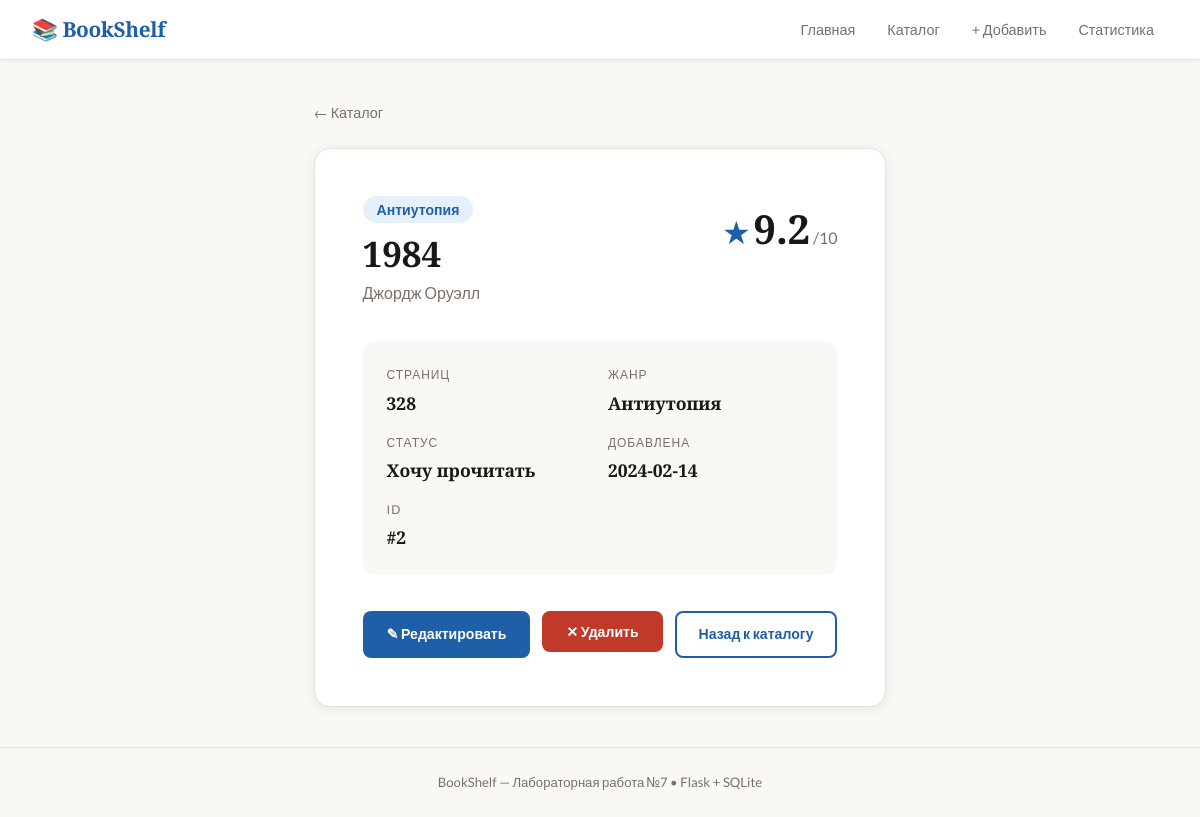
The page /books/2 on the database its author committed.
### tables this page shows
CREATE TABLE books (
                id INTEGER PRIMARY KEY AUTOINCREMENT,
                title TEXT NOT NULL,
                author TEXT NOT NULL,
                genre TEXT NOT NULL,
                pages INTEGER NOT NULL,
                rating REAL NOT NULL,
                created_at TEXT NOT NULL
            , status TEXT NOT NULL DEFAULT 'Хочу прочитать', notes TEXT DEFAULT '');

### app.py (the view)
@app.route('/books/<int:book_id>')
def book_detail(book_id):
    with get_db() as conn:
        book = conn.execute('SELECT * FROM books WHERE id=?', (book_id,)).fetchone()
    if book is None:
        abort(404)
    return render_template('book_detail.html', book=book)

### app.py (called while the page is built)
def get_db():
    conn = sqlite3.connect(DB_PATH)
    conn.row_factory = sqlite3.Row
    return conn

### templates/book_detail.html (shortened to what this page needs)
{% extends "base.html" %}
{% block content %}
<div class="breadcrumb">
  <a href="{{ url_for('books') }}">← Каталог</a>
</div>
<div class="detail-card">
  <div class="detail-header">
    <div>
      <span class="badge badge-lg">{{ book.genre }}</span>
      <h1>{{ book.title }}</h1>
      <p class="detail-author">{{ book.author }}</p>
    </div>
    <div class="detail-rating">
      <span class="star">★</span>
      <span class="rating-num">{{ book.rating }}</span>
      <span class="rating-max">/10</span>
    </div>
  </div>
  <div class="detail-meta">
    <div class="meta-item">
      <span class="meta-label">Страниц</span>
      <span class="meta-value">{{ book.pages }}</span>
    </div>
    <div class="meta-item">
      <span class="meta-label">Жанр</span>
      <span class="meta-value">{{ book.genre }}</span>
    </div>
    <div class="meta-item">
      <span class="meta-label">Статус</span>
      <span class="meta-value">{{ book.status }}</span>
    </div>
    <div class="meta-item">
      <span class="meta-label">Добавлена</span>
      <span class="meta-value">{{ book.created_at }}</span>
    </div>
    <div class="meta-item">
      <span class="meta-label">ID</span>
      <span class="meta-value">#{{ book.id }}</span>
    </div>
  </div>
  <div class="detail-actions">
    <a href="{{ url_for('edit_book', book_id=book.id) }}" class="btn btn-primary">✎ Редактировать</a>
    <form method="post" action="{{ url_for('delete_book', book_id=book.id) }}"
          style="display:inline"
          onsubmit="return confirm('Удалить эту книгу?')">
      <button type="submit" class="btn btn-danger">✕ Удалить</button>
    </form>
    <a href="{{ url_for('books') }}" class="btn btn-outline">Назад к каталогу</a>
  </div>
</div>
{% endblock %}

### static/style.css (style rules this page uses)
:root { --bg: #faf8f4; --surface: #ffffff; --border: #e8e2d9; --text: #1a1714; --muted: #7a7067; --accent: #1f5fa7; --accent-light: #e6f0fb; --accent2: #2a5c8b; --high: #2d7a4f; --mid: #7a6b2d; --low: #7a2d2d; --font-display: 'Playfair Display', Georgia, serif; --font-body: 'Lato', 'Helvetica Neue', sans-serif; --radius: 8px; --shadow: 0 2px 12px rgba(0,0,0,0.08); }
*, *::before, *::after { box-sizing: border-box; margin: 0; padding: 0; }
body { background: var(--bg); color: var(--text); font-family: var(--font-body); font-size: 15px; line-height: 1.6; min-height: 100vh; display: flex; flex-direction: column; }
.btn { display: inline-block; padding: 10px 22px; border-radius: var(--radius); font-family: var(--font-body); font-size: 0.88rem; font-weight: 700; cursor: pointer; border: 2px solid transparent; text-decoration: none; transition: all 0.15s; }
.btn-primary { background: var(--accent); color: #fff; }
.btn-outline { background: transparent; color: var(--accent); border-color: var(--accent); }
.btn-danger { background: #c0392b; color: #fff; }
.badge { background: var(--accent-light); color: var(--accent); padding: 3px 10px; border-radius: 99px; font-size: 0.78rem; font-weight: 700; }
.badge-lg { font-size: 0.88rem; padding: 5px 14px; }
.breadcrumb { margin-bottom: 24px; }
.breadcrumb a { color: var(--muted); text-decoration: none; font-size: 0.9rem; }
.detail-card { background: var(--surface); border: 1px solid var(--border); border-radius: 16px; padding: 48px; box-shadow: var(--shadow); }
.detail-header { display: flex; justify-content: space-between; align-items: flex-start; margin-bottom: 36px; gap: 24px; }
.detail-header h1 { font-family: var(--font-display); font-size: 2.2rem; margin: 10px 0 6px; line-height: 1.2; }
.detail-author { color: var(--muted); font-size: 1rem; }
.detail-rating { text-align: right; white-space: nowrap; }
.star { font-size: 2rem; color: var(--accent); }
.rating-num { font-family: var(--font-display); font-size: 2.5rem; font-weight: 700; color: var(--text); }
.rating-max { color: var(--muted); font-size: 1rem; }
.detail-meta { display: grid; grid-template-columns: repeat(auto-fill, minmax(150px, 1fr)); gap: 16px; padding: 24px; background: var(--bg); border-radius: 12px; margin-bottom: 36px; }
.meta-item { display: flex; flex-direction: column; gap: 4px; }
.meta-label { font-size: 0.75rem; text-transform: uppercase; letter-spacing: 0.08em; color: var(--muted); }
.meta-value { font-family: var(--font-display); font-size: 1.1rem; font-weight: 700; }
.detail-actions { display: flex; gap: 12px; flex-wrap: wrap; }

### rows shown on the page
books: genre "Антиутопия", title "1984", author "Джордж Оруэлл", rating "9.2", pages "328", status "Хочу прочитать", created_at "2024-02-14", id "2"
